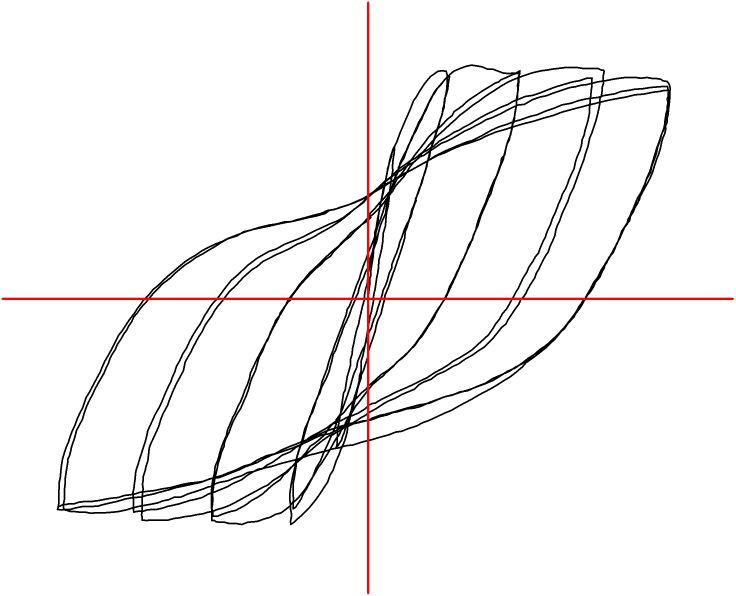
#> input picture samples/ang81u1.png, 2207 x 1788 px (shown at 1/3 size)
$ python readimg.py -input samples/ang81u1.png   (Python 2 division)   (older library calls are emulated)
#> lines starting #> are read from the running program, lines starting #| are printed output that depends on the picture
import matplotlib.pyplot as plt
import matplotlib.image as mpimg
import numpy as np
from scipy import misc
from PIL import Image
import argparse

parser = argparse.ArgumentParser()

parser.add_argument('-input', default = '', help = 'input file')
parser.add_argument('-output', default = '', help = 'output file')

args = parser.parse_args()

lena = mpimg.imread(args.input)
#> lena is the input picture: shape (1788, 2207, 4) float32; mean R, G, B, A 0.962, 0.955, 0.955, 1
# [28 lines of commented-out code are left out]

I = Image.open(args.input)
I.show()
x = []
y = []
for i in xrange(len(lena)):
	for j in xrange(len(lena[0])):
		rgb = int(lena[i][j][0]) + lena[i][j][1] + lena[i][j][2]
		if rgb < 3 and rgb > 2.9:
			x += [i]
			y += [j]
#> after the loop, x = []; y = []
print len(x), len(y)
#| 0 0
plt.plot(y, x, 'b,')
plt.show()
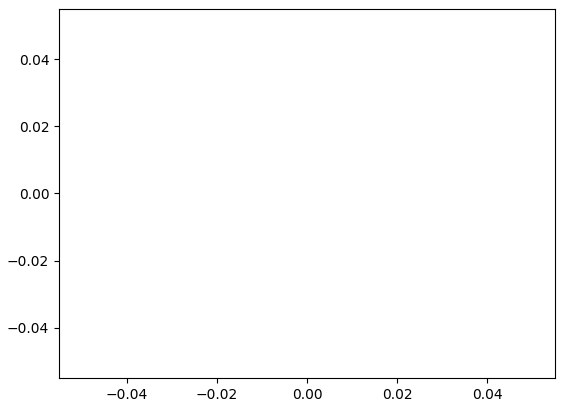
#> figure drawn by matplotlib, 1 panel
